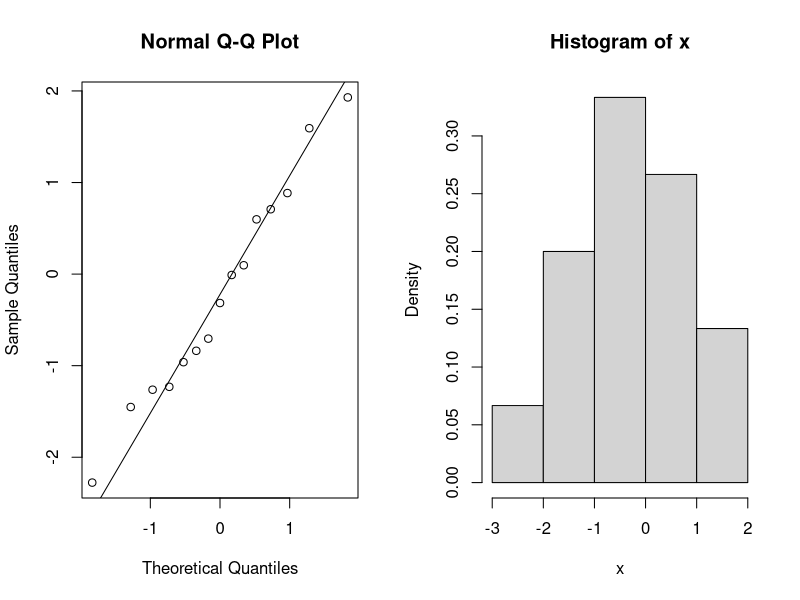
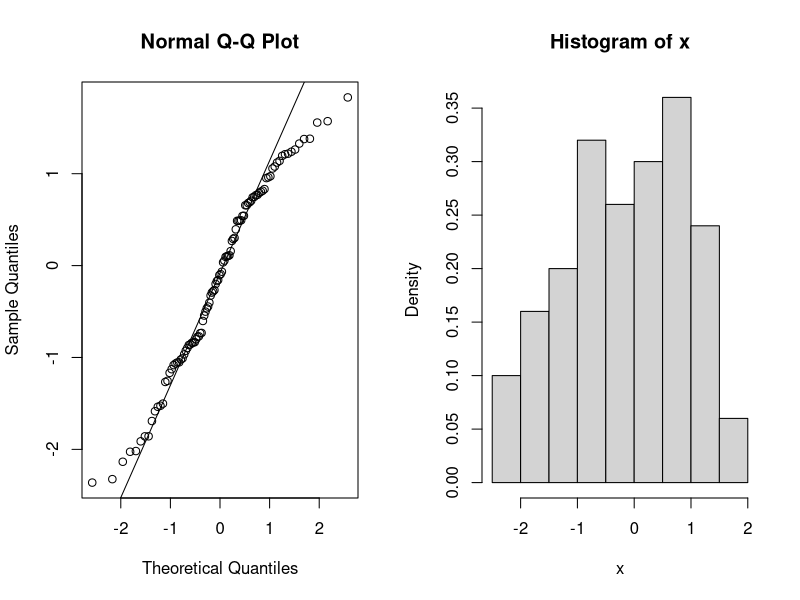
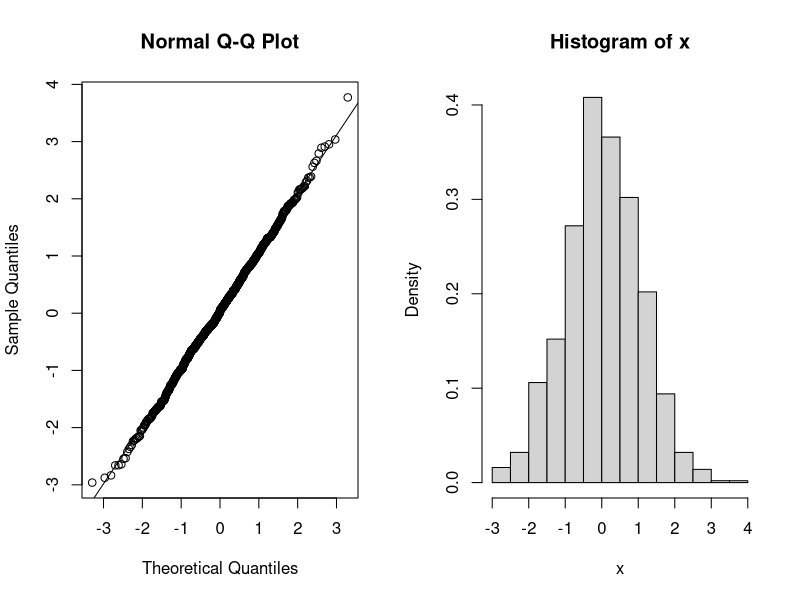
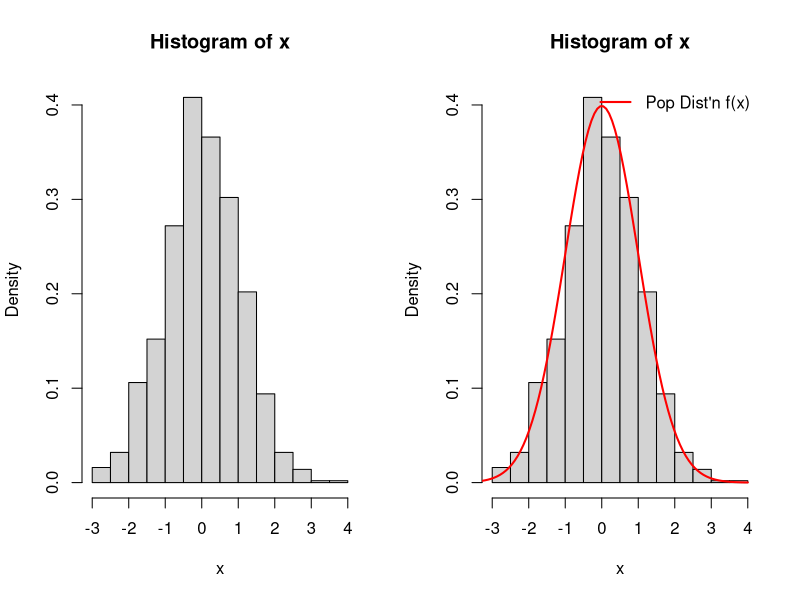
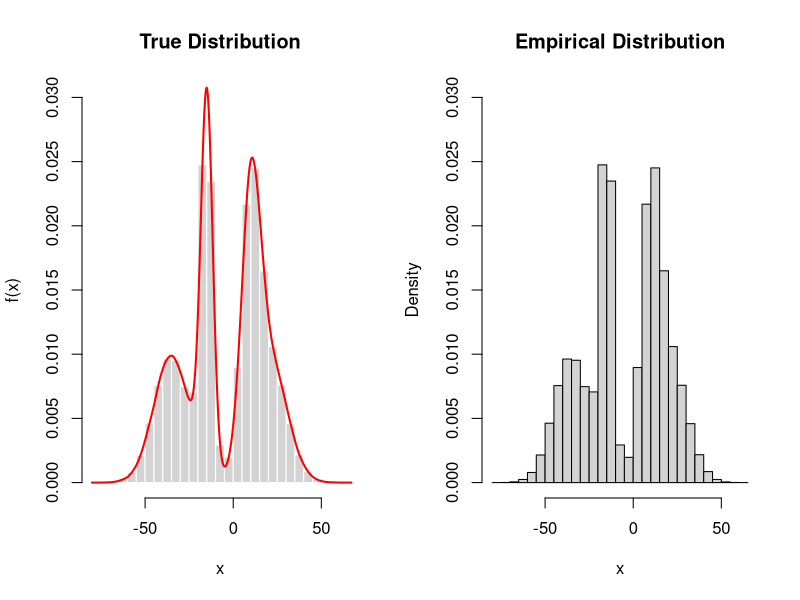
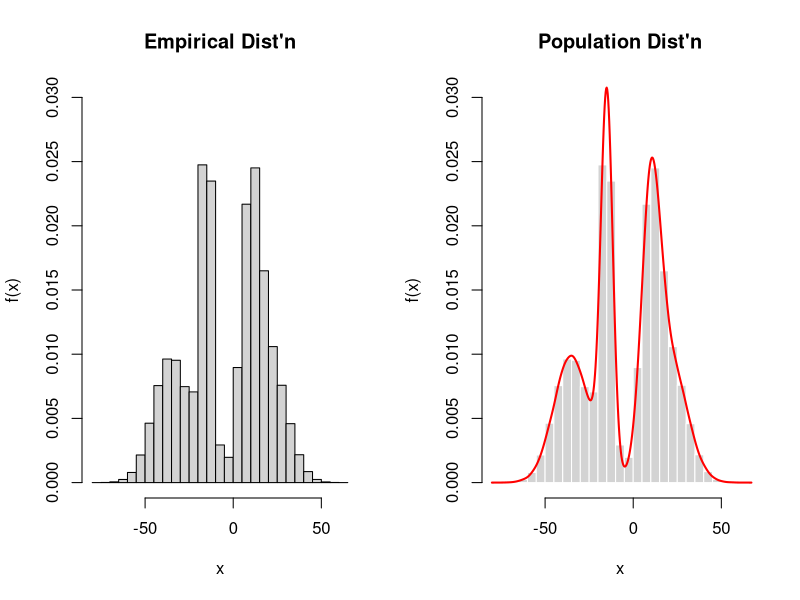
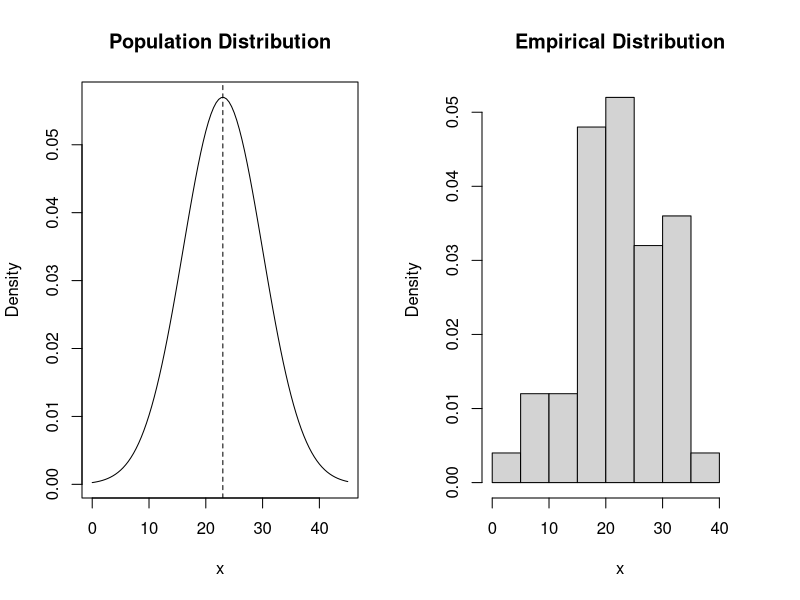
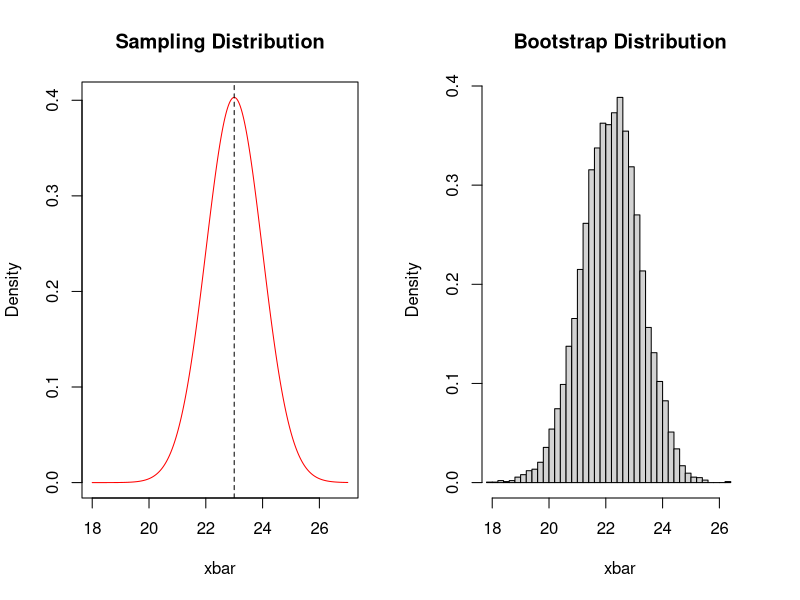

Recreate these plots in R, in order.
## ---- chunk 1
# Install these packages first
library(dplyr)
library(ggplot2)
library(tidyr)
library(knitr)

# Set seed for random number generator
set.seed(89)
## ---- chunk 2
x <- rnorm(15)
par(mfrow=c(1, 2))
qqnorm(x)
qqline(x)
hist(x, prob=TRUE)
# curve(dnorm(x, 0, 1), from=-4, to=4, n=100, add=TRUE)
## ---- chunk 3
x <- rnorm(100)
par(mfrow=c(1, 2))
qqnorm(x)
qqline(x)
hist(x, prob=TRUE)
# curve(dnorm(x, 0, 1), from=-4, to=4, n=100, add=TRUE)
## ---- chunk 4
x <- rnorm(1000)
par(mfrow=c(1, 2))
qqnorm(x)
qqline(x)
hist(x, prob=TRUE)
# curve(dnorm(x, 0, 1), from=-4, to=4, n=100, add=TRUE)
## ---- chunk 5
hist(x, prob=TRUE)
# curve(dnorm(x, 0, 1), from=-4, to=4, n=100, add=TRUE)
## ---- chunk 6
hist(x, prob=TRUE)
curve(dnorm(x, 0, 1), from=-4, to=4, n=100, add=TRUE, col="red", lwd=2)
legend("topright", legend="Pop Dist'n f(x)", col="red", lwd=2, bty="n")
## ---- chunk 7
n <- 100000
sim <- c(
  rnorm(n, mean=-15, sd=3),
  rnorm(n, mean=10, sd=5),
  rnorm(n, mean=20, sd=10),
  rnorm(n, mean=-35, sd=10)  
)
dens.sim <- density(sim)
## ---- chunk 8
hist(sim, prob=TRUE, main="True Distribution", 
     ylim=c(0, 0.03), 
     xlab="x", ylab="f(x)", border="white")
lines(dens.sim, col="red", lwd=2)
## ---- chunk 9
hist(sim, prob=TRUE, main="Empirical Distribution", 
     ylim=c(0, 0.03), 
     xlab="x")
## ---- chunk 10
par(mfrow=c(1,2))
hist(sim, prob=TRUE, main="Empirical Dist'n", 
     ylim=c(0, 0.03), 
     xlab="x", ylab="f(x)")
hist(sim, prob=TRUE, main="Population Dist'n", 
     ylim=c(0, 0.03), 
     xlab="x", ylab="f(x)", border = "white")
lines(dens.sim, col="red", lwd=2)
#legend("topright", legend="Pop Dist'n f(x)", col="red", lwd=2, bty="n")
## ---- chunk 11
curve(dnorm(x, mean=23, sd=7), from=0, to=45, ylab="Density", n=100,
      main="Population Distribution")
abline(v=23, lty=2)
## ---- chunk 12
set.seed(79)
n <- 50
x <- rnorm(n, mean=23, sd=7)
## ---- chunk 13
hist(x, xlim=c(0, 45), main="Empirical Distribution", prob=TRUE)
## ---- chunk 14
curve(dnorm(x, mean=23, sd=7/sqrt(n)), from=18, to=27, ylab="Density", n=1000,
      main="Sampling Distribution", xlab="xbar", col="red")
abline(v=23, lty=2)
## ---- chunk 15
boot_sample_means <- rep(0, 10000)

for(i in 1:10000){
  boot_resample <- sample(x, replace = TRUE)
  boot_sample_means[i] <- mean(boot_resample)
}
## ---- chunk 16
hist(boot_sample_means, xlim=c(18, 27), main="Bootstrap Distribution", xlab="xbar", prob=TRUE, breaks=50)
## ---- chunk 17
hist(boot_sample_means, xlim=c(18, 27), main="Bootstrap Distribution", xlab="xbar", prob=TRUE, breaks=50)
curve(dnorm(x, mean=23, sd=7/sqrt(n)), from=18, to=27, n=1000, add=TRUE, col="red")
legend("topright", legend="Sampling Dist'n", col="red", lty=1, bty="n")
## ---- chunk 18
hist(boot_sample_means, xlim=c(18, 27), main="Bootstrap Distribution", xlab="xbar", prob=TRUE, breaks=50)
curve(dnorm(x, mean=23, sd=7/sqrt(n)), from=18, to=27, n=1000, add=TRUE, col="red")
legend("topright", legend="Sampling Dist'n", col="red", lty=1, bty="n")
## ---- chunk 19
n <- 5000
x <- rnorm(n, mean=23, sd=7)
## ---- chunk 20
boot_sample_WTF <- rep(0, 10000)

for(i in 1:10000){
  boot_resample <- sample(x, replace = TRUE)
  
  boot_sample_WTF[i] <- 
    (max(boot_resample) - min(boot_resample)) /
    median(boot_resample)
}
## ---- chunk 21
hist(boot_sample_WTF, main="Bootstrap Distribution", xlab="xbar", prob=TRUE, breaks=50)
## ---- chunk 22
hist(boot_sample_WTF, main="Bootstrap Distribution", xlab="xbar", prob=TRUE, breaks=50)
abline(v=(max(x) - min(x))/median(x), col="red", lwd=2)
